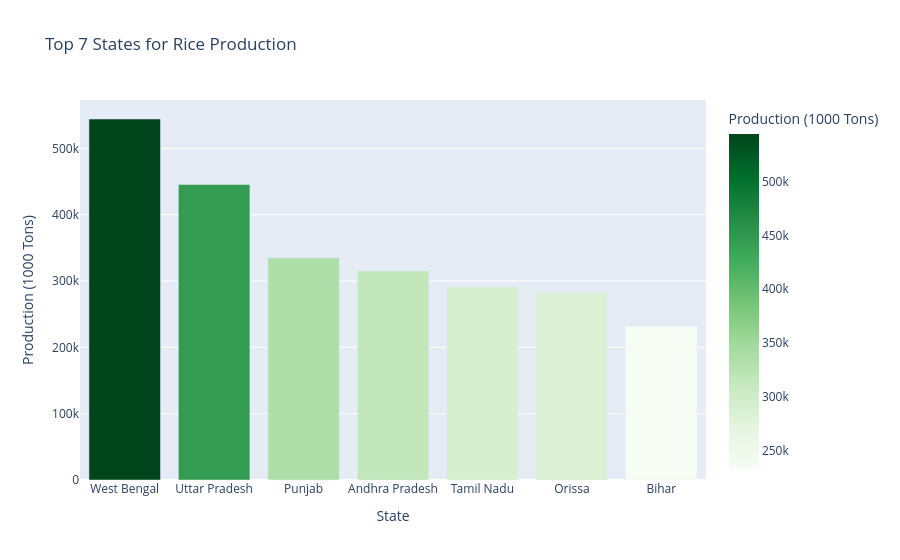
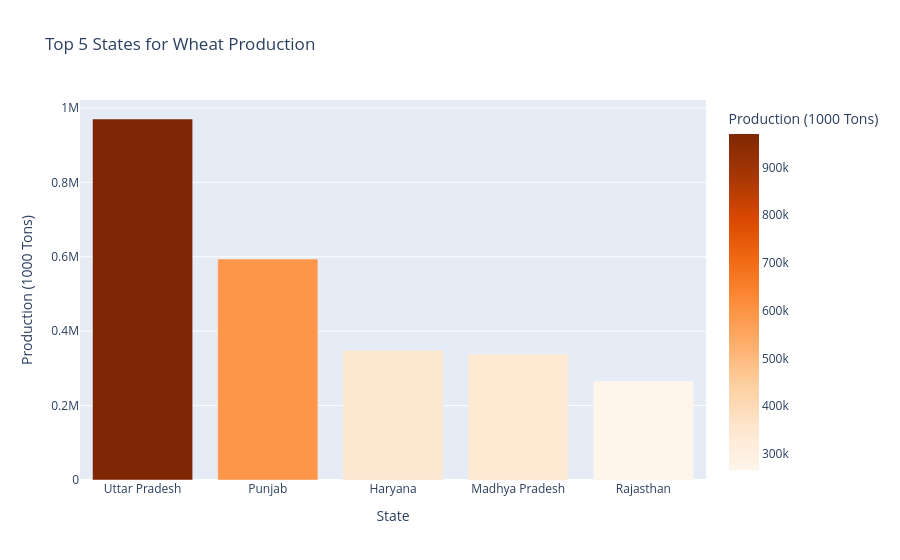
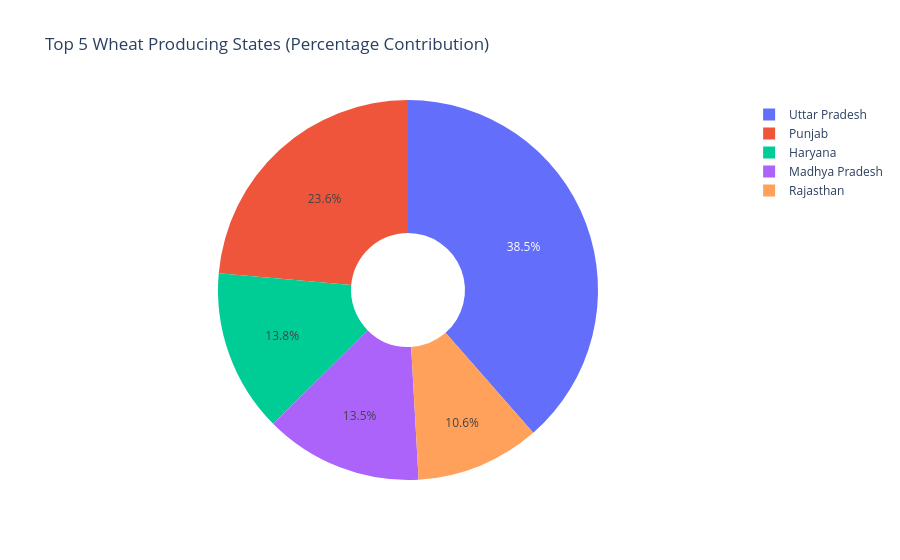
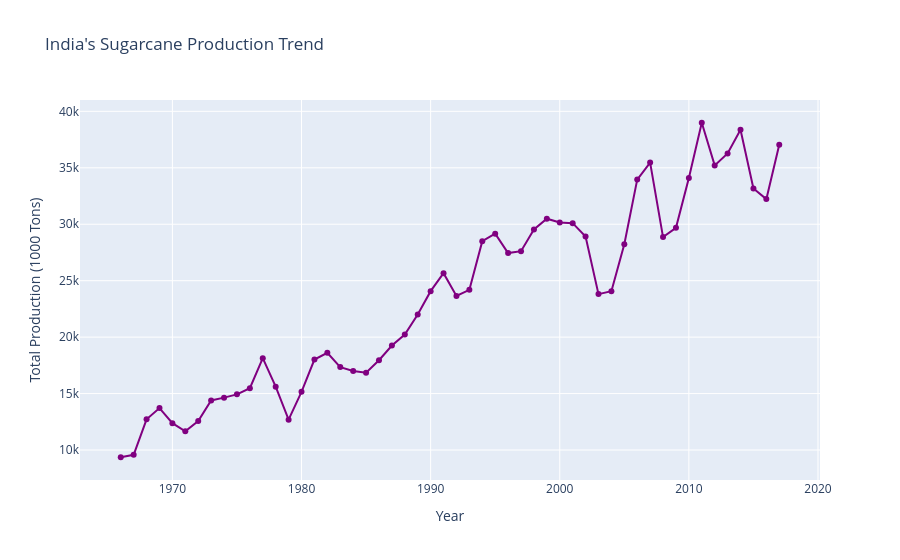

Notebook code cell kept with these figures, in order:
### Code cell
import pandas as pd
import plotly.express as px

# 1. Load the cleaned data
print("Loading Cleaned Data...")
df = pd.read_csv('cleaned_agri_data.csv')

# Let's ensure our column names are exact based on the cleaning step
# (They should be lowercase with underscores, e.g., 'state_name', 'rice_production_1000_tons')

# ==========================================
# CHART 1: Top 7 RICE PRODUCTION State Data (Bar Plot)
# ==========================================
# Group data by State and sum the rice production
rice_state = df.groupby('state_name')['rice_production_1000_tons'].sum().reset_index()
# Sort from highest to lowest and grab the top 7
top_7_rice = rice_state.sort_values(by='rice_production_1000_tons', ascending=False).head(7)

fig1 = px.bar(top_7_rice, x='state_name', y='rice_production_1000_tons', 
              title='Top 7 States for Rice Production',
              labels={'state_name': 'State', 'rice_production_1000_tons': 'Production (1000 Tons)'},
              color='rice_production_1000_tons', color_continuous_scale='Greens')
fig1.show()

# ==========================================
# CHART 2 & 3: Top 5 Wheat Producing States (Bar & Pie Chart)
# ==========================================
wheat_state = df.groupby('state_name')['wheat_production_1000_tons'].sum().reset_index()
top_5_wheat = wheat_state.sort_values(by='wheat_production_1000_tons', ascending=False).head(5)

# Bar Chart
fig2 = px.bar(top_5_wheat, x='state_name', y='wheat_production_1000_tons',
              title='Top 5 States for Wheat Production',
              labels={'state_name': 'State', 'wheat_production_1000_tons': 'Production (1000 Tons)'},
              color='wheat_production_1000_tons', color_continuous_scale='Oranges')
fig2.show()

# Pie Chart for Percentage
fig3 = px.pie(top_5_wheat, names='state_name', values='wheat_production_1000_tons',
              title='Top 5 Wheat Producing States (Percentage Contribution)',
              hole=0.3) # Makes it a donut-style pie chart
fig3.show()

# ==========================================
# CHART 4: India's SUGARCANE PRODUCTION Over Time (Line Plot)
# ==========================================
# Group data by Year and sum the sugarcane production across all India
sugar_year = df.groupby('year')['sugarcane_production_1000_tons'].sum().reset_index()

fig4 = px.line(sugar_year, x='year', y='sugarcane_production_1000_tons',
               title="India's Sugarcane Production Trend",
               labels={'year': 'Year', 'sugarcane_production_1000_tons': 'Total Production (1000 Tons)'},
               markers=True)
fig4.update_traces(line_color='purple')
fig4.show()

print("Batch 1 Charts Generated Successfully! Hover over the bars and lines to see exact numbers.")

### Figure 1 — Plotly figure (JSON) as saved in the notebook; plotly's stock layout.template omitted (floating-point values rounded to 4 significant figures)
{"data": [{"alignmentgroup": "True", "hovertemplate": "State=%{x}<br>Production (1000 Tons)=%{marker.color}<extra></extra>", "legendgroup": "", "marker": {"color": [544200.0, 445600.0, 335000.0, 315200.0, 291200.0, 282500.0, 231759], "coloraxis": "coloraxis", "pattern": {"shape": ""}}, "name": "", "offsetgroup": "", "orientation": "v", "showlegend": false, "textposition": "auto", "type": "bar", "x": ["West Bengal", "Uttar Pradesh", "Punjab", "Andhra Pradesh", "Tamil Nadu", "Orissa", "Bihar"], "xaxis": "x", "y": [544200.0, 445600.0, 335000.0, 315200.0, 291200.0, 282500.0, 231759], "yaxis": "y"}], "layout": {"barmode": "relative", "coloraxis": {"colorbar": {"title": {"text": "Production (1000 Tons)"}}, "colorscale": [[0, "rgb(247,252,245)"], [0.125, "rgb(229,245,224)"], [0.25, "rgb(199,233,192)"], [0.375, "rgb(161,217,155)"], [0.5, "rgb(116,196,118)"], [0.625, "rgb(65,171,93)"], [0.75, "rgb(35,139,69)"], [0.875, "rgb(0,109,44)"], [1, "rgb(0,68,27)"]]}, "legend": {"tracegroupgap": 0}, "title": {"text": "Top 7 States for Rice Production"}, "xaxis": {"anchor": "y", "domain": [0, 1], "title": {"text": "State"}}, "yaxis": {"anchor": "x", "domain": [0, 1], "title": {"text": "Production (1000 Tons)"}}}}

### Figure 2 — Plotly figure (JSON) as saved in the notebook; plotly's stock layout.template omitted (floating-point values rounded to 4 significant figures)
{"data": [{"alignmentgroup": "True", "hovertemplate": "State=%{x}<br>Production (1000 Tons)=%{marker.color}<extra></extra>", "legendgroup": "", "marker": {"color": [970200.0, 593800.0, 348400.0, 338600.0, 266000.0], "coloraxis": "coloraxis", "pattern": {"shape": ""}}, "name": "", "offsetgroup": "", "orientation": "v", "showlegend": false, "textposition": "auto", "type": "bar", "x": ["Uttar Pradesh", "Punjab", "Haryana", "Madhya Pradesh", "Rajasthan"], "xaxis": "x", "y": [970200.0, 593800.0, 348400.0, 338600.0, 266000.0], "yaxis": "y"}], "layout": {"barmode": "relative", "coloraxis": {"colorbar": {"title": {"text": "Production (1000 Tons)"}}, "colorscale": [[0, "rgb(255,245,235)"], [0.125, "rgb(254,230,206)"], [0.25, "rgb(253,208,162)"], [0.375, "rgb(253,174,107)"], [0.5, "rgb(253,141,60)"], [0.625, "rgb(241,105,19)"], [0.75, "rgb(217,72,1)"], [0.875, "rgb(166,54,3)"], [1, "rgb(127,39,4)"]]}, "legend": {"tracegroupgap": 0}, "title": {"text": "Top 5 States for Wheat Production"}, "xaxis": {"anchor": "y", "domain": [0, 1], "title": {"text": "State"}}, "yaxis": {"anchor": "x", "domain": [0, 1], "title": {"text": "Production (1000 Tons)"}}}}

### Figure 3 — Plotly figure (JSON) as saved in the notebook; plotly's stock layout.template omitted (floating-point values rounded to 4 significant figures)
{"data": [{"domain": {"x": [0, 1], "y": [0, 1]}, "hole": 0.3, "hovertemplate": "state_name=%{label}<br>wheat_production_1000_tons=%{value}<extra></extra>", "labels": ["Uttar Pradesh", "Punjab", "Haryana", "Madhya Pradesh", "Rajasthan"], "legendgroup": "", "name": "", "showlegend": true, "type": "pie", "values": [970200.0, 593800.0, 348400.0, 338600.0, 266000.0]}], "layout": {"legend": {"tracegroupgap": 0}, "title": {"text": "Top 5 Wheat Producing States (Percentage Contribution)"}}}

### Figure 4 — Plotly figure (JSON) as saved in the notebook; plotly's stock layout.template omitted (floating-point values rounded to 4 significant figures)
{"data": [{"hovertemplate": "Year=%{x}<br>Total Production (1000 Tons)=%{y}<extra></extra>", "legendgroup": "", "line": {"color": "purple", "dash": "solid"}, "marker": {"symbol": "circle"}, "mode": "lines+markers", "name": "", "orientation": "v", "showlegend": false, "type": "scatter", "x": [1966, 1967, 1968, 1969, 1970, 1971, 1972, 1973, 1974, 1975, 1976, 1977, 1978, 1979, 1980, 1981, 1982, 1983, 1984, 1985, 1986, 1987, 1988, 1989, 1990, 1991, 1992, 1993, 1994, 1995, 1996, 1997, 1998, 1999, 2000, 2001, 2002, 2003, 2004, 2005, 2006, 2007, 2008, 2009, 2010, 2011, 2012, 2013, 2014, 2015, 2016, 2017], "xaxis": "x", "y": [9362.0, 9574.0, 12720.0, 13720.0, 12380.0, 11660.0, 12570.0, 14390.0, 14640.0, 14930.0, 15480.0, 18140.0, 15610.0, 12690.0, 15150.0, 18020.0, 18620.0, 17340.0, 17010.0, 16840.0, 17950.0, 19260.0, 20230.0, 22000.0, 24070.0, 25670.0, 23640.0, 24190.0, 28500.0, 29160.0, 27440.0, 27610.0, 29530.0, 30490.0, 30150.0, 30100.0, 28910.0, 23810.0, 24070.0, 28230.0, 33960.0, 35460.0, 28860.0, 29680.0, 34100.0, 38990.0, 35210.0, 36270.0, 38370.0, 33160.0, 32220.0, 37040.0], "yaxis": "y"}], "layout": {"legend": {"tracegroupgap": 0}, "title": {"text": "India's Sugarcane Production Trend"}, "xaxis": {"anchor": "y", "domain": [0, 1], "title": {"text": "Year"}}, "yaxis": {"anchor": "x", "domain": [0, 1], "title": {"text": "Total Production (1000 Tons)"}}}}
